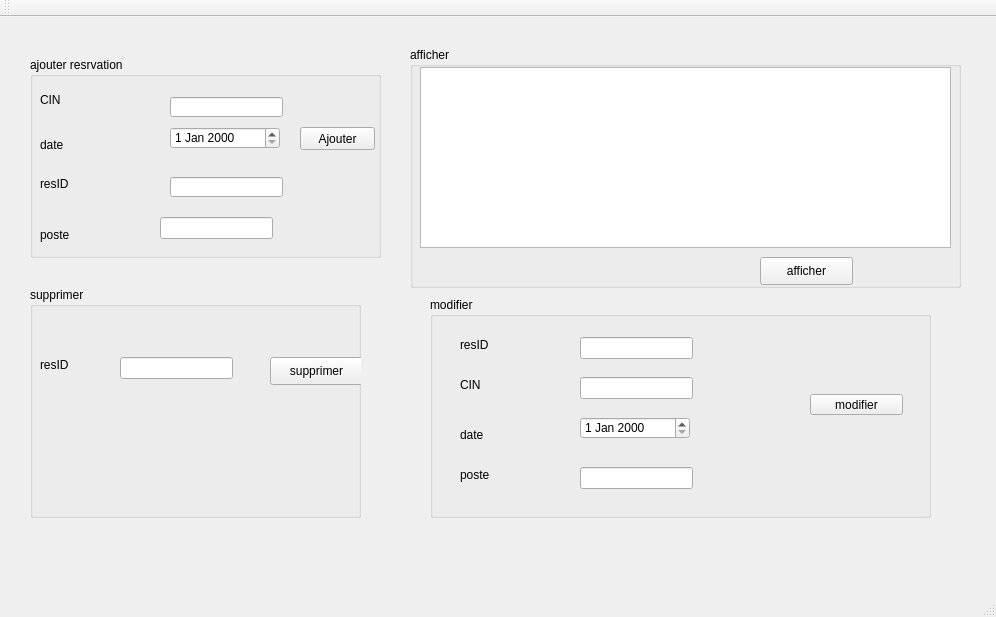
<?xml version="1.0" encoding="UTF-8"?>
<ui version="4.0">
 <class>MainWindow</class>
 <widget class="QMainWindow" name="MainWindow">
  <property name="geometry">
   <rect>
    <x>0</x>
    <y>0</y>
    <width>996</width>
    <height>617</height>
   </rect>
  </property>
  <property name="windowTitle">
   <string>Gestion des Clients</string>
  </property>
  <widget class="QWidget" name="centralWidget">
   <widget class="QGroupBox" name="groupBox">
    <property name="geometry">
     <rect>
      <x>30</x>
      <y>40</y>
      <width>351</width>
      <height>201</height>
     </rect>
    </property>
    <property name="title">
     <string>ajouter resrvation</string>
    </property>
    <widget class="QLabel" name="label">
     <property name="geometry">
      <rect>
       <x>10</x>
       <y>33</y>
       <width>47</width>
       <height>20</height>
      </rect>
     </property>
     <property name="text">
      <string>CIN</string>
     </property>
    </widget>
    <widget class="QLabel" name="label_2">
     <property name="geometry">
      <rect>
       <x>10</x>
       <y>80</y>
       <width>91</width>
       <height>16</height>
      </rect>
     </property>
     <property name="text">
      <string>date</string>
     </property>
    </widget>
    <widget class="QLabel" name="label_3">
     <property name="geometry">
      <rect>
       <x>10</x>
       <y>120</y>
       <width>47</width>
       <height>13</height>
      </rect>
     </property>
     <property name="text">
      <string>resID</string>
     </property>
    </widget>
    <widget class="QLineEdit" name="lineEdit_CIN">
     <property name="geometry">
      <rect>
       <x>140</x>
       <y>40</y>
       <width>113</width>
       <height>20</height>
      </rect>
     </property>
    </widget>
    <widget class="QLineEdit" name="lineEdit_resID">
     <property name="geometry">
      <rect>
       <x>140</x>
       <y>120</y>
       <width>113</width>
       <height>20</height>
      </rect>
     </property>
    </widget>
    <widget class="QLabel" name="label_4">
     <property name="geometry">
      <rect>
       <x>10</x>
       <y>170</y>
       <width>56</width>
       <height>16</height>
      </rect>
     </property>
     <property name="text">
      <string>poste</string>
     </property>
    </widget>
    <widget class="QLineEdit" name="lineEdit_poste">
     <property name="geometry">
      <rect>
       <x>130</x>
       <y>160</y>
       <width>113</width>
       <height>22</height>
      </rect>
     </property>
    </widget>
    <widget class="QPushButton" name="pb_ajouter">
     <property name="geometry">
      <rect>
       <x>270</x>
       <y>70</y>
       <width>75</width>
       <height>23</height>
      </rect>
     </property>
     <property name="text">
      <string>Ajouter</string>
     </property>
    </widget>
    <widget class="QDateEdit" name="lineEdit_datte">
     <property name="geometry">
      <rect>
       <x>140</x>
       <y>70</y>
       <width>110</width>
       <height>22</height>
      </rect>
     </property>
    </widget>
   </widget>
   <widget class="QGroupBox" name="groupBox_2">
    <property name="geometry">
     <rect>
      <x>410</x>
      <y>30</y>
      <width>551</width>
      <height>241</height>
     </rect>
    </property>
    <property name="title">
     <string>afficher</string>
    </property>
    <widget class="QTableView" name="tab_reservation">
     <property name="geometry">
      <rect>
       <x>10</x>
       <y>20</y>
       <width>531</width>
       <height>181</height>
      </rect>
     </property>
    </widget>
    <widget class="QPushButton" name="pushButton_afficher">
     <property name="geometry">
      <rect>
       <x>350</x>
       <y>210</y>
       <width>93</width>
       <height>28</height>
      </rect>
     </property>
     <property name="text">
      <string>afficher</string>
     </property>
    </widget>
   </widget>
   <widget class="QGroupBox" name="groupBox_3">
    <property name="geometry">
     <rect>
      <x>30</x>
      <y>270</y>
      <width>331</width>
      <height>231</height>
     </rect>
    </property>
    <property name="title">
     <string>supprimer</string>
    </property>
    <widget class="QLabel" name="label_9">
     <property name="geometry">
      <rect>
       <x>10</x>
       <y>70</y>
       <width>91</width>
       <height>16</height>
      </rect>
     </property>
     <property name="text">
      <string>resID</string>
     </property>
    </widget>
    <widget class="QPushButton" name="pushButton_supprimer">
     <property name="geometry">
      <rect>
       <x>240</x>
       <y>70</y>
       <width>93</width>
       <height>28</height>
      </rect>
     </property>
     <property name="text">
      <string>supprimer</string>
     </property>
    </widget>
    <widget class="QLineEdit" name="lineEdit_resID_supp">
     <property name="geometry">
      <rect>
       <x>90</x>
       <y>70</y>
       <width>113</width>
       <height>22</height>
      </rect>
     </property>
    </widget>
   </widget>
   <widget class="QGroupBox" name="groupBox_4">
    <property name="geometry">
     <rect>
      <x>430</x>
      <y>280</y>
      <width>501</width>
      <height>221</height>
     </rect>
    </property>
    <property name="title">
     <string>modifier</string>
    </property>
    <widget class="QLabel" name="label_13">
     <property name="geometry">
      <rect>
       <x>30</x>
       <y>40</y>
       <width>56</width>
       <height>16</height>
      </rect>
     </property>
     <property name="text">
      <string>resID</string>
     </property>
    </widget>
    <widget class="QLabel" name="label_14">
     <property name="geometry">
      <rect>
       <x>30</x>
       <y>80</y>
       <width>56</width>
       <height>16</height>
      </rect>
     </property>
     <property name="text">
      <string>CIN</string>
     </property>
    </widget>
    <widget class="QLabel" name="label_15">
     <property name="geometry">
      <rect>
       <x>30</x>
       <y>130</y>
       <width>56</width>
       <height>16</height>
      </rect>
     </property>
     <property name="text">
      <string>date</string>
     </property>
    </widget>
    <widget class="QLabel" name="label_16">
     <property name="geometry">
      <rect>
       <x>30</x>
       <y>170</y>
       <width>56</width>
       <height>16</height>
      </rect>
     </property>
     <property name="text">
      <string>poste</string>
     </property>
    </widget>
    <widget class="QPushButton" name="pb_modifier">
     <property name="geometry">
      <rect>
       <x>380</x>
       <y>97</y>
       <width>93</width>
       <height>21</height>
      </rect>
     </property>
     <property name="text">
      <string>modifier</string>
     </property>
    </widget>
    <widget class="QLineEdit" name="lineEdit_modResID">
     <property name="geometry">
      <rect>
       <x>150</x>
       <y>40</y>
       <width>113</width>
       <height>22</height>
      </rect>
     </property>
    </widget>
    <widget class="QLineEdit" name="lineEdit_modCIN">
     <property name="geometry">
      <rect>
       <x>150</x>
       <y>80</y>
       <width>113</width>
       <height>22</height>
      </rect>
     </property>
    </widget>
    <widget class="QLineEdit" name="lineEdit_modposte">
     <property name="geometry">
      <rect>
       <x>150</x>
       <y>170</y>
       <width>113</width>
       <height>22</height>
      </rect>
     </property>
    </widget>
    <widget class="QDateEdit" name="lineEdit_modDatte">
     <property name="geometry">
      <rect>
       <x>150</x>
       <y>120</y>
       <width>110</width>
       <height>22</height>
      </rect>
     </property>
    </widget>
   </widget>
  </widget>
  <widget class="QMenuBar" name="menuBar">
   <property name="geometry">
    <rect>
     <x>0</x>
     <y>0</y>
     <width>996</width>
     <height>26</height>
    </rect>
   </property>
  </widget>
  <widget class="QToolBar" name="mainToolBar">
   <attribute name="toolBarArea">
    <enum>TopToolBarArea</enum>
   </attribute>
   <attribute name="toolBarBreak">
    <bool>false</bool>
   </attribute>
  </widget>
  <widget class="QStatusBar" name="statusBar"/>
 </widget>
 <layoutdefault spacing="6" margin="11"/>
 <resources/>
 <connections/>
</ui>
